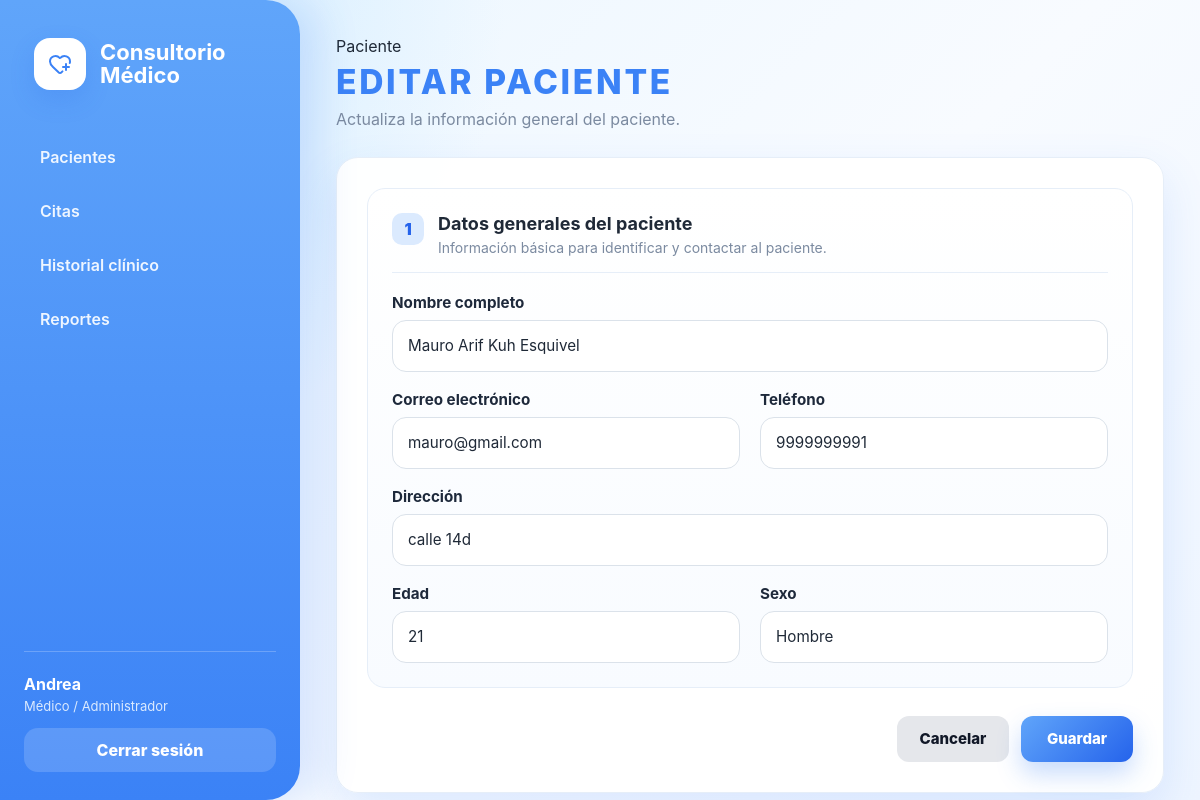
The app's page /pacientes/1/editar/ (signed in), older data.
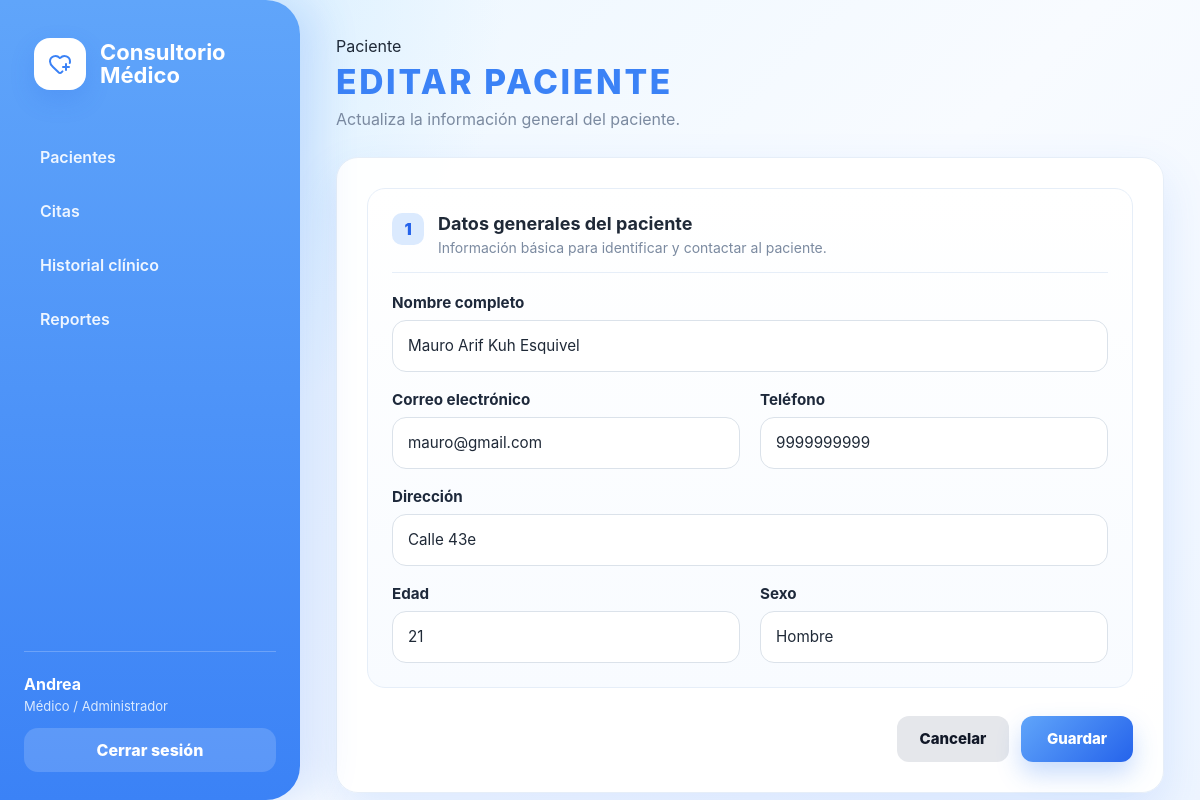
The same page, newer data.
### consultorio/models.py (models this page shows, shortened)
class Paciente(models.Model):
    SEXO_CHOICES = [
    ("H", "Hombre"),
    ("M", "Mujer"),
    ]
    usuario = models.OneToOneField(Usuario, on_delete=models.CASCADE)
    nombre = models.CharField(max_length=120)
    direccion = models.CharField(max_length=200)
    correo = models.EmailField(unique=True)
    telefono = models.CharField(max_length=20)
    edad = models.PositiveIntegerField()
    sexo = models.CharField(max_length=1, choices=SEXO_CHOICES)

### consultorio/views.py (the view)
# urls.py: path("pacientes/<int:paciente_id>/editar/", views.editar_paciente_view, name="editar_paciente"),
@login_required
@user_passes_test(es_medico)
def editar_paciente_view(request, paciente_id):
    paciente = get_object_or_404(Paciente, id=paciente_id)
    form = PacienteEditForm(request.POST or None, instance=paciente)
    if request.method == "POST" and form.is_valid():
        form.save()
        paciente.usuario.email = form.cleaned_data["correo"]
        paciente.usuario.save()
        messages.success(request, "Paciente actualizado correctamente.")
        return redirect("pacientes")
    return render(request, "VistaRegistroPaciente.html", {
        "form": form,
        "titulo": "Editar paciente",
        "descripcion": "Actualiza la información general del paciente.",
    })

### consultorio/views.py (called while the page is built)
def es_medico(user):
    return user.is_staff or user.is_superuser or getattr(user, "rol", "") == "MEDICO"

### consultorio/templates/VistaRegistroPaciente.html (shortened to what this page needs)
{% extends 'Base.html' %}
{% block content %}
<header class="page-header">
  <div>
    <span class="eyebrow">Paciente</span>
    <h1>{{ titulo }}</h1>
    <p>{{ descripcion }}</p>
  </div>
</header>
<section class="form-card patient-form-card">
  <form method="post" class="form patient-form">
    <div class="form-section">
      <div class="form-section-header">
        <span class="section-number">1</span>
        <div>
          <h2>Datos generales del paciente</h2>
          <p>Información básica para identificar y contactar al paciente.</p>
        </div>
      </div>
      <div class="form-grid">
        <div class="form-group form-group-full">
          <label for="{{ form.nombre.id_for_label }}">Nombre completo</label>
          {{ form.nombre }}
        </div>
        <div class="form-group">
          <label for="{{ form.correo.id_for_label }}">Correo electrónico</label>
          {{ form.correo }}
        </div>
        <div class="form-group">
          <label for="{{ form.telefono.id_for_label }}">Teléfono</label>
          {{ form.telefono }}
        </div>
        <div class="form-group form-group-full">
          <label for="{{ form.direccion.id_for_label }}">Dirección</label>
          {{ form.direccion }}
        </div>
        <div class="form-group">
          <label for="{{ form.edad.id_for_label }}">Edad</label>
          {{ form.edad }}
        </div>
        <div class="form-group">
          <label for="{{ form.sexo.id_for_label }}">Sexo</label>
          {{ form.sexo }}
        </div>
      </div>
    </div>
    <div class="form-actions">
      <a href="{% url 'pacientes' %}" class="btn secondary">Cancelar</a>
      <button type="submit" class="btn primary">
        Guardar
      </button>
    </div>
  </form>
</section>
{% endblock %}

Row changes from the older to the newer data that the page shows:
changed Paciente "Mauro Arif Kuh Esquivel": telefono "9999999991" → "9999999999"; direccion "calle 14d" → "Calle 43e"
